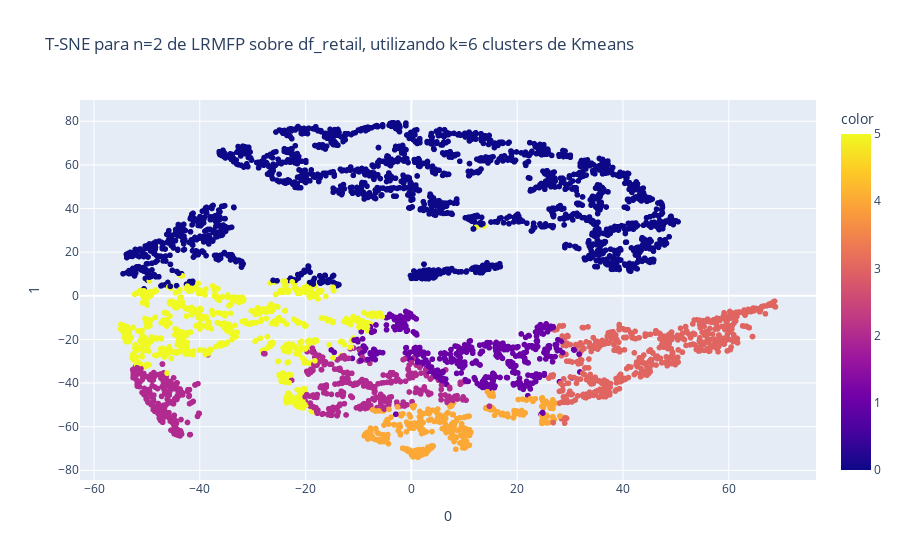

The notebook cell this image was saved under:
### Markdown cell above
**Respuesta:**

### Code cell
fig = px.scatter(df_retail_tsne,x=0,y=1,color=kmeans.labels_,title='T-SNE para n=2 de LRMFP sobre df_retail, utilizando k=6 clusters de Kmeans')
fig.show()

### Figure 1 — Plotly figure (JSON) as saved in the notebook; plotly's stock layout.template omitted (floating-point values rounded to 4 significant figures; data arrays with more than 128 entries replaced by an {"elided": "..."} marker saying what was removed)
{"data": [{"hovertemplate": "0=%{x}<br>1=%{y}<br>color=%{marker.color}<extra></extra>", "legendgroup": "", "marker": {"color": {"elided": "4314 int values"}, "coloraxis": "coloraxis", "symbol": "circle"}, "mode": "markers", "name": "", "showlegend": false, "type": "scattergl", "x": {"elided": "4314 float values"}, "xaxis": "x", "y": {"elided": "4314 float values"}, "yaxis": "y"}], "layout": {"coloraxis": {"colorbar": {"title": {"text": "color"}}, "colorscale": [[0, "#0d0887"], [0.1111, "#46039f"], [0.2222, "#7201a8"], [0.3333, "#9c179e"], [0.4444, "#bd3786"], [0.5556, "#d8576b"], [0.6667, "#ed7953"], [0.7778, "#fb9f3a"], [0.8889, "#fdca26"], [1, "#f0f921"]]}, "legend": {"tracegroupgap": 0}, "title": {"text": "T-SNE para n=2 de LRMFP sobre df_retail, utilizando k=6 clusters de Kmeans"}, "xaxis": {"anchor": "y", "domain": [0, 1], "title": {"text": "0"}}, "yaxis": {"anchor": "x", "domain": [0, 1], "title": {"text": "1"}}}}
